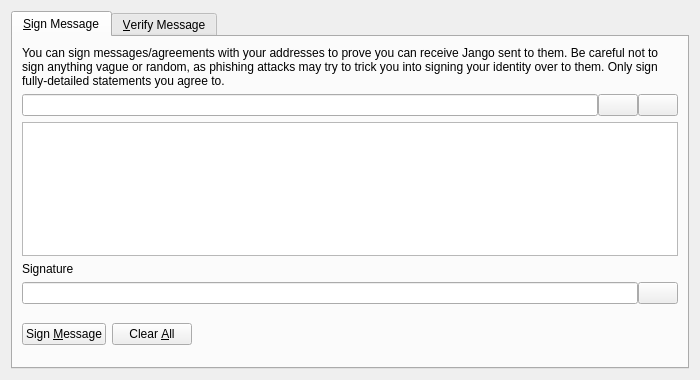
<?xml version="1.0" encoding="UTF-8"?>
<ui version="4.0">
 <class>SignVerifyMessageDialog</class>
 <widget class="QDialog" name="SignVerifyMessageDialog">
  <property name="geometry">
   <rect>
    <x>0</x>
    <y>0</y>
    <width>700</width>
    <height>380</height>
   </rect>
  </property>
  <property name="windowTitle">
   <string>Signatures - Sign / Verify a Message</string>
  </property>
  <property name="modal">
   <bool>true</bool>
  </property>
  <layout class="QVBoxLayout" name="verticalLayout">
   <item>
    <widget class="QTabWidget" name="tabWidget">
     <property name="currentIndex">
      <number>0</number>
     </property>
     <widget class="QWidget" name="tabSignMessage">
      <attribute name="title">
       <string>&amp;Sign Message</string>
      </attribute>
      <layout class="QVBoxLayout" name="verticalLayout_SM">
       <item>
        <widget class="QLabel" name="infoLabel_SM">
         <property name="text">
          <string>You can sign messages/agreements with your addresses to prove you can receive Jango sent to them. Be careful not to sign anything vague or random, as phishing attacks may try to trick you into signing your identity over to them. Only sign fully-detailed statements you agree to.</string>
         </property>
         <property name="textFormat">
          <enum>Qt::PlainText</enum>
         </property>
         <property name="wordWrap">
          <bool>true</bool>
         </property>
        </widget>
       </item>
       <item>
        <layout class="QHBoxLayout" name="horizontalLayout_1_SM">
         <property name="spacing">
          <number>0</number>
         </property>
         <item>
          <widget class="QValidatedLineEdit" name="addressIn_SM">
           <property name="toolTip">
            <string>The Jango address to sign the message with</string>
           </property>
          </widget>
         </item>
         <item>
          <widget class="QPushButton" name="addressBookButton_SM">
           <property name="toolTip">
            <string>Choose previously used address</string>
           </property>
           <property name="text">
            <string/>
           </property>
           <property name="shortcut">
            <string>Alt+A</string>
           </property>
           <property name="autoDefault">
            <bool>false</bool>
           </property>
          </widget>
         </item>
         <item>
          <widget class="QPushButton" name="pasteButton_SM">
           <property name="toolTip">
            <string>Paste address from clipboard</string>
           </property>
           <property name="text">
            <string/>
           </property>
           <property name="shortcut">
            <string>Alt+P</string>
           </property>
           <property name="autoDefault">
            <bool>false</bool>
           </property>
          </widget>
         </item>
        </layout>
       </item>
       <item>
        <widget class="QPlainTextEdit" name="messageIn_SM">
         <property name="toolTip">
          <string>Enter the message you want to sign here</string>
         </property>
        </widget>
       </item>
       <item>
        <widget class="QLabel" name="signatureLabel_SM">
         <property name="text">
          <string>Signature</string>
         </property>
         <property name="textFormat">
          <enum>Qt::PlainText</enum>
         </property>
        </widget>
       </item>
       <item>
        <layout class="QHBoxLayout" name="horizontalLayout_2_SM">
         <property name="spacing">
          <number>0</number>
         </property>
         <item>
          <widget class="QLineEdit" name="signatureOut_SM">
           <property name="font">
            <font>
             <italic>true</italic>
            </font>
           </property>
           <property name="readOnly">
            <bool>true</bool>
           </property>
          </widget>
         </item>
         <item>
          <widget class="QPushButton" name="copySignatureButton_SM">
           <property name="toolTip">
            <string>Copy the current signature to the system clipboard</string>
           </property>
           <property name="text">
            <string/>
           </property>
           <property name="autoDefault">
            <bool>false</bool>
           </property>
          </widget>
         </item>
        </layout>
       </item>
       <item>
        <layout class="QHBoxLayout" name="horizontalLayout_3_SM">
         <item>
          <widget class="QPushButton" name="signMessageButton_SM">
           <property name="toolTip">
            <string>Sign the message to prove you own this Jango address</string>
           </property>
           <property name="text">
            <string>Sign &amp;Message</string>
           </property>
           <property name="autoDefault">
            <bool>false</bool>
           </property>
          </widget>
         </item>
         <item>
          <widget class="QPushButton" name="clearButton_SM">
           <property name="toolTip">
            <string>Reset all sign message fields</string>
           </property>
           <property name="text">
            <string>Clear &amp;All</string>
           </property>
           <property name="autoDefault">
            <bool>false</bool>
           </property>
          </widget>
         </item>
         <item>
          <spacer name="horizontalSpacer_1_SM">
           <property name="orientation">
            <enum>Qt::Horizontal</enum>
           </property>
           <property name="sizeHint" stdset="0">
            <size>
             <width>40</width>
             <height>48</height>
            </size>
           </property>
          </spacer>
         </item>
         <item>
          <widget class="QLabel" name="statusLabel_SM">
           <property name="font">
            <font>
             <weight>75</weight>
             <bold>true</bold>
            </font>
           </property>
           <property name="text">
            <string/>
           </property>
           <property name="wordWrap">
            <bool>true</bool>
           </property>
          </widget>
         </item>
         <item>
          <spacer name="horizontalSpacer_2_SM">
           <property name="orientation">
            <enum>Qt::Horizontal</enum>
           </property>
           <property name="sizeHint" stdset="0">
            <size>
             <width>40</width>
             <height>48</height>
            </size>
           </property>
          </spacer>
         </item>
        </layout>
       </item>
      </layout>
     </widget>
     <widget class="QWidget" name="tabVerifyMessage">
      <attribute name="title">
       <string>&amp;Verify Message</string>
      </attribute>
      <layout class="QVBoxLayout" name="verticalLayout_VM">
       <item>
        <widget class="QLabel" name="infoLabel_VM">
         <property name="text">
          <string>Enter the receiver's address, message (ensure you copy line breaks, spaces, tabs, etc. exactly) and signature below to verify the message. Be careful not to read more into the signature than what is in the signed message itself, to avoid being tricked by a man-in-the-middle attack. Note that this only proves the signing party receives with the address, it cannot prove sendership of any transaction!</string>
         </property>
         <property name="textFormat">
          <enum>Qt::PlainText</enum>
         </property>
         <property name="alignment">
          <set>Qt::AlignLeading|Qt::AlignLeft|Qt::AlignTop</set>
         </property>
         <property name="wordWrap">
          <bool>true</bool>
         </property>
        </widget>
       </item>
       <item>
        <layout class="QHBoxLayout" name="horizontalLayout_1_VM">
         <property name="spacing">
          <number>0</number>
         </property>
         <item>
          <widget class="QValidatedLineEdit" name="addressIn_VM">
           <property name="toolTip">
            <string>The Jango address the message was signed with</string>
           </property>
          </widget>
         </item>
         <item>
          <widget class="QPushButton" name="addressBookButton_VM">
           <property name="toolTip">
            <string>Choose previously used address</string>
           </property>
           <property name="text">
            <string/>
           </property>
           <property name="shortcut">
            <string>Alt+A</string>
           </property>
           <property name="autoDefault">
            <bool>false</bool>
           </property>
          </widget>
         </item>
        </layout>
       </item>
       <item>
        <widget class="QPlainTextEdit" name="messageIn_VM"/>
       </item>
       <item>
        <widget class="QValidatedLineEdit" name="signatureIn_VM"/>
       </item>
       <item>
        <layout class="QHBoxLayout" name="horizontalLayout_2_VM">
         <item>
          <widget class="QPushButton" name="verifyMessageButton_VM">
           <property name="toolTip">
            <string>Verify the message to ensure it was signed with the specified Jango address</string>
           </property>
           <property name="text">
            <string>Verify &amp;Message</string>
           </property>
           <property name="autoDefault">
            <bool>false</bool>
           </property>
          </widget>
         </item>
         <item>
          <widget class="QPushButton" name="clearButton_VM">
           <property name="toolTip">
            <string>Reset all verify message fields</string>
           </property>
           <property name="text">
            <string>Clear &amp;All</string>
           </property>
           <property name="autoDefault">
            <bool>false</bool>
           </property>
          </widget>
         </item>
         <item>
          <spacer name="horizontalSpacer_1_VM">
           <property name="orientation">
            <enum>Qt::Horizontal</enum>
           </property>
           <property name="sizeHint" stdset="0">
            <size>
             <width>40</width>
             <height>48</height>
            </size>
           </property>
          </spacer>
         </item>
         <item>
          <widget class="QLabel" name="statusLabel_VM">
           <property name="font">
            <font>
             <weight>75</weight>
             <bold>true</bold>
            </font>
           </property>
           <property name="text">
            <string/>
           </property>
           <property name="wordWrap">
            <bool>true</bool>
           </property>
          </widget>
         </item>
         <item>
          <spacer name="horizontalSpacer_2_VM">
           <property name="orientation">
            <enum>Qt::Horizontal</enum>
           </property>
           <property name="sizeHint" stdset="0">
            <size>
             <width>40</width>
             <height>48</height>
            </size>
           </property>
          </spacer>
         </item>
        </layout>
       </item>
      </layout>
     </widget>
    </widget>
   </item>
  </layout>
 </widget>
 <customwidgets>
  <customwidget>
   <class>QValidatedLineEdit</class>
   <extends>QLineEdit</extends>
   <header>qvalidatedlineedit.h</header>
  </customwidget>
 </customwidgets>
 <resources>
  <include location="../jango.qrc"/>
 </resources>
 <connections/>
</ui>
